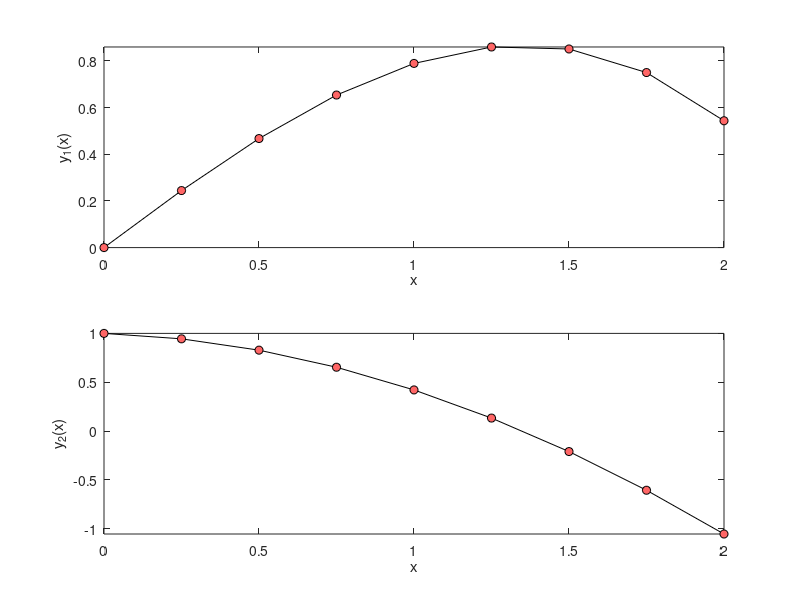

This chart was generated by the following MATLAB code:
%% Code 7-4 | Third Order Runge-Kutta Method
clc; clear; close all
f = @(x,Y) [Y(2); -0.1*Y(2)-x];           %ODE
Y = [0 1];                                %initial values
S = [0 2];                                %response span
h = 0.25;                                 %domain increment
type = 'Classic';
%Metod__________________________________________________________________
switch type
    case 'Classic'
        a2 = 1/2; b21 = 1/2; a3 = 1 ;  b31 = -1; b32 = 2;
        c1 = 1/6; c2 = 4/6;  c3 = 1/6;
    case 'Nystrom'
        a2 = 2/3; b21 = 2/3; a3 = 2/3;  b31 = 0; b32 = 2/3;
        c1 = 2/8; c2 = 3/8;  c3 = 3/8;
    case 'Nearly Optimal'
        a2 = 1/2; b21 = 1/2; a3 = 3/4;  b31 = 0; b32 = 3/4;
        c1 = 2/9; c2 = 3/9;  c3 = 4/9;
    case 'Heun'
        a2 = 1/3; b21 = 1/3; a3 = 2/3 ; b31 = 0; b32 = 2/3;
        c1 = 1/4; c2 = 0;    c3 = 3/4;
end
x = S(1);
Y = Y(:);
i = 1;
xx = x; YY = Y;
while x < S(2)
    i = i+1;
    K1 = f(x,Y);
    K2 = f(x+a2*h,Y+b21*K1*h);
    K3 = f(x+a3*h,Y+(b31*K1+b32*K2)*h);
    Y = Y+(c1*K1+c2*K2+c3*K3)*h;
    x = x+h;
    xx(i) = x; YY(:,i) = Y;
end
%Illustration___________________________________________________________
m = numel(Y);
div = ['---------' repmat('------------',[1,m]),'\n'];
fprintf('        x'); fprintf('       y%d(x)',1:m);    fprintf(['\n',div]);
fprintf(['%9.3g',repmat('%12.5g',[1,m]),'\n'],[xx;YY]);fprintf(div);
for i = 1:m
    subplot(m,1,i)
    plot(xx,YY(i,:),'linestyle','-','Color','k',...
        'Marker','o','MarkerFaceColor',[1 0.4 0.4],...
        'displayname','f^0(x)'); hold on
    xlabel('x'); ylabel(['y_' num2str(i) '(x)']); axis tight;
end
